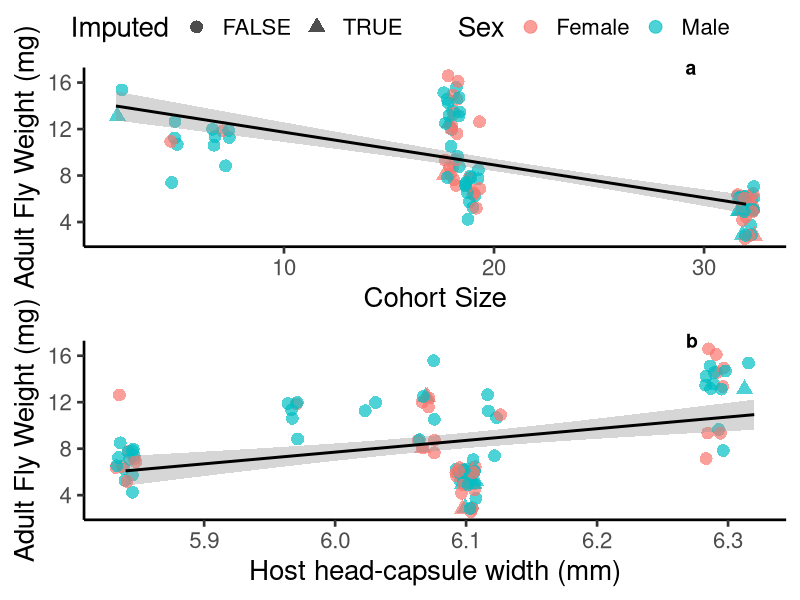
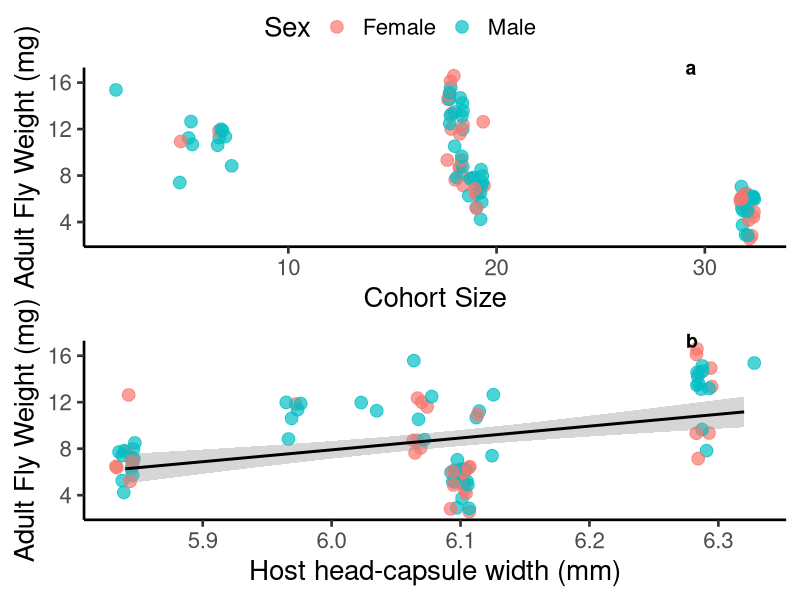

Reproduce these figures in R, in order. (Note: this script raises an error after producing the figures.)
#Script for Building cohort and size figures and analysis
#Keaton Wilson
#keatonwilson@me.com
#2018-09-06
#Packages
library(tidyverse)
library(caret)
library(VIM)
library(ggpubr)
library(car)
library(nlme)
library(lme4)

#Importing the master data file
tach_master = read_csv(file = "Data/TachDataFull.csv")

#Cleaning up a bit
tach_master = tach_master %>%
  select(-SiblingNumber, -NutritionIndex)
tach_master$Sex = factor(tach_master$Sex)

#First steps: 1. Let's get sibling numbers for each group so we can calculate the nutritional index.
siblings = tach_master %>%
  group_by(CaterpillarID) %>%
  summarize(sib_number = max(FlyID))

#left_Join this
tach_master = tach_master %>%
  left_join(siblings)

#Generating a Nutritional Index that is the head capsule width divided by the number of siblings in a cohort
tach_master = tach_master %>%
  mutate(nut_index = HeadCapsuleWidth/sib_number)

#Let's impute missing values with a weighted mean
tach_master_impute = as.tibble(kNN(tach_master, variable = colnames(tach_master[8:13]), numFun = "weightedMean"))
tach_master_impute$FlyWeight = as.numeric(tach_master_impute$FlyWeight)

#Number of imputations
tach_master_impute %>%
  select(UniqueFlyID, FlyWeight_imp:LegsWeight_imp) %>%
  summarize(sum_fw = sum(FlyWeight_imp),
            sum_hw = sum(HeadWeight_imp),
            sum_thw = sum(ThoraxWeight_imp),
            sum_abw = sum(AbWeight_imp),
            sum_ww = sum(WingWeight_imp),
            sum_lw = sum(LegsWeight_imp))

#Total observations 
tach_master_impute %>%
  select(FlyWeight, HeadWeight, ThoraxWeight, AbWeight, WingWeight, LegsWeight) %>%
  summarize(n())


##PLOTS##
#Fly weight as a function of sibling number
Fig.1 = ggplot(tach_master_impute, aes(x = sib_number, y = FlyWeight, color = Sex)) +
  geom_jitter(size = 4, alpha = 0.7, aes(shape = FlyWeight_imp)) +
  theme_classic(base_size = 20) +
  geom_smooth(method = "lm", aes(group = 1), color = "black") +
  xlab("Cohort Size") +
  ylab("Adult Fly Weight (mg)") +
  scale_color_discrete(labels = c("Female", "Male")) +
  scale_shape_discrete("Imputed")

#ggsave(Fig.1, file = "./output/Fig.1.pdf", device = "pdf", width = 10, height = 8, units = "in")

#Summary table
tach_master_impute %>%
  group_by(CaterpillarID) %>%
  summarize(sib_number = mean(sib_number),
            avg_fly_weight = mean(FlyWeight, na.rm = TRUE), 
            n = n()) %>%
  arrange(desc(sib_number))

#Fly weight as a function of head capsule size
Fig.2 = ggplot(tach_master_impute, aes(x = HeadCapsuleWidth, y = FlyWeight, color = Sex)) +
  geom_jitter(size = 4, alpha = 0.7, aes(shape = FlyWeight_imp)) +
  theme_classic(base_size = 20) +
  geom_smooth(method = "lm", aes(group = 1), color = "black") +
  xlab("Host head-capsule width (mm)") +
  ylab("Adult Fly Weight (mg)") +
  scale_color_discrete(labels = c("Female", "Male")) +
  scale_shape_discrete("Imputed")

fig_2_panel = ggarrange(Fig.1, Fig.2, labels = "auto", label.x = 0.85, common.legend = TRUE, nrow = 2)

ggsave(fig_2_panel, file = "./output/Fig.2.pdf", device = "pdf", width = 8.5, height = 11, units = "in")

#best model seems to be one that includes both cohort size and headcapsule width, additively.
lm0 = lm(FlyWeight ~ sib_number, data = tach_master_impute)
lm1 = lm(FlyWeight ~ sib_number + HeadCapsuleWidth, data = tach_master_impute)
lm2 = lm(FlyWeight ~ sib_number*HeadCapsuleWidth, data = tach_master_impute)
lm3 = lm(FlyWeight ~ sib_number*HeadCapsuleWidth*Sex, data = tach_master_impute)

summary(lm0)
summary(lm1)
summary(lm2)
summary(lm3)

AIC(lm0)
AIC(lm1)
AIC(lm2)
AIC(lm3)

#EVERYTHING IS THE SAME AS ABOVE EXCEPT NO IMPUTATION
tach_master = tach_master %>%
  mutate(FlyWeight = as.numeric(FlyWeight))

#Fly weight as a function of sibling number
Fig.1 = ggplot(tach_master, aes(x = sib_number, y = FlyWeight, color = Sex)) +
  geom_jitter(size = 4, alpha = 0.7) +
  theme_classic(base_size = 20) +
  xlab("Cohort Size") +
  ylab("Adult Fly Weight (mg)") +
  scale_color_discrete(labels = c("Female", "Male"))

#ggsave(Fig.1, file = "./output/Fig.1.pdf", device = "pdf", width = 10, height = 8, units = "in")

#Summary table
tach_master %>%
  group_by(CaterpillarID) %>%
  summarize(sib_number = mean(sib_number),
            avg_fly_weight = mean(FlyWeight, na.rm = TRUE), 
            n = n()) %>%
  arrange(desc(sib_number))

#Fly weight as a function of head capsule size
Fig.2 = ggplot(tach_master, aes(x = HeadCapsuleWidth, y = FlyWeight, color = Sex)) +
  geom_jitter(size = 4, alpha = 0.7) +
  theme_classic(base_size = 20) +
  geom_smooth(method = "lm", aes(group = 1), color = "black") +
  xlab("Host head-capsule width (mm)") +
  ylab("Adult Fly Weight (mg)") +
  scale_color_discrete(labels = c("Female", "Male"))

fig_2_panel = ggarrange(Fig.1, Fig.2, labels = "auto", label.x = 0.85, common.legend = TRUE, nrow = 2)

ggsave(fig_2_panel, file = "/Users/KeatonWilson/Documents/Writing/Tachinid Development/Figures/Nature Figures/no_impute/Fig2Panel.pdf", device = "pdf", width = 8.5, height = 11, units = "in")

#best model seems to be one that includes both cohort size and headcapsule width, additively.
lm0 = lm(FlyWeight ~ sib_number, data = tach_master)
lm1 = lm(FlyWeight ~ sib_number + HeadCapsuleWidth, data = tach_master)
lm2 = lm(FlyWeight ~ sib_number*HeadCapsuleWidth, data = tach_master)
lm3 = lm(FlyWeight ~ sib_number*HeadCapsuleWidth*Sex, data = tach_master)

summary(lm0)
summary(lm1)
summary(lm2)
summary(lm3)

AIC(lm0)
AIC(lm1)
AIC(lm2)
AIC(lm3)

#Can we do this in an lme context?
library(lme4)
library(car)
library(MASS)
library(lmerTest)

lme_1 =  lmer(FlyWeight ~ sib_number + HeadCapsuleWidth + (1|CaterpillarID), data = tach_master)

#Random slopes and intercepts - this model is actually better based on AIC
lme_1 = lme(FlyWeight ~ sib_number + HeadCapsuleWidth, 
            data = tach_master,
          random = ~1|CaterpillarID, na.action = na.omit)
summary(lme_1)
summary(lme_1)
anova(lme_1, type = 2)

install.packages('effects')
library(effects)
newdat <- expand.grid(sib_number=c(min(tach_master$sib_number),
                                   max(tach_master$sib_number)),
                      HeadCapsuleWidth=c(min(tach_master$HeadCapsuleWidth),
                                         max(tach_master$HeadCapsuleWidth)))
plot(predictorEffect("sib_number", lme_1))
plot(predictorEffect("HeadCapsuleWidth", lme_1))


pred1df = data.frame(pred = predictorEffect("sib_number", lme_1))

tach_master %>%
  dplyr::select(CaterpillarID, Sex, HeadCapsuleWidth, FlyWeight, sib_number) %>%
  drop_na() %>%
ggplot(aes(x=sib_number, y=FlyWeight)) +
  geom_jitter(aes(color = Sex)) +
  geom_line(data = pred1df, aes(x = pred.sib_number, y = pred.fit)) +
  geom_ribbon(data = pred1df, aes(x = pred.sib_number, ymin = pred.lower, ymax = pred.upper))

#Residual plot
tach_master_no_na = tach_master %>%
  filter(!is.na(FlyWeight) & !is.na(HeadCapsuleWidth))

lm_resid = lm(FlyWeight ~ HeadCapsuleWidth, data = tach_master_no_na)

tach_master_no_na %>%
  mutate(resid = residuals(lm_resid)) %>%
  ggplot(aes(x = resid, y = FlyWeight)) +
  geom_point() +
  geom_smooth(method = "lm") +
  theme_classic()

#Checking average differences between males and females #IMPUTED
tach_master_impute %>%
  group_by(Sex) %>%
  summarize(avg_weight = mean(FlyWeight, na.rm = TRUE),
            sd = sd(FlyWeight, na.rm = TRUE),
            n = n())

lm.sex = lm(FlyWeight ~ Sex, data = tach_master_impute)
summary(lm.sex)

#Checking average differences between males and females #NON-IMPUTED
tach_master %>%
  group_by(Sex) %>%
  summarize(avg_weight = mean(FlyWeight, na.rm = TRUE),
            sd = sd(FlyWeight, na.rm = TRUE),
            ci = confint(FlyWeight, na.rm = TRUE),
            n = n())

lm.sex = lm(FlyWeight ~ Sex, data = tach_master)
summary(lm.sex)

tach_master_impute %>%
  filter(!is.na(FlyWeight)) %>%
  mutate(residuals = lm0$residuals) %>%
  ggplot(aes(x = residuals, y = HeadCapsuleWidth)) +
  geom_point() +
  geom_smooth(method = "lm") +
  theme_classic()

#Also interesting to note how sex doesn't come into play here... it makes the model worse. Indicating that this relationship isn't
#different among the sexes

#Also need to show that there is a positive correlation between head-capsule width and weight @ wander
#Read in bigger data set

head_cap_wander = read_csv(file = "Data/Parasitized Caterpillar Data.csv")

head_cap_wander %>%
  filter(is.na(Parasitized)) %>%
  filter(HeadCapsuleWidth > 5) %>%
ggplot(aes(x = HeadCapsuleWidth, y = WanderWeight)) +
  geom_jitter(size = 3, alpha = 0.6) +
  theme_classic() +
  geom_smooth(method = "lm") +
  xlab("Head Capsule Width (mm)") +
  ylab("Weight at wandering (g)")

d1 = head_cap_wander %>%
  filter(is.na(Parasitized)) %>%
  filter(HeadCapsuleWidth > 5)

lm_test = lm(WanderWeight ~ HeadCapsuleWidth, data = d1)

lm_head_cap = lm(WanderWeight ~ HeadCapsuleWidth, data = head_cap_wander %>%
                   filter(is.na(Parasitized)))
summary(lm_head_cap)

#Not great - but there are a lot of other variables embedded in that - perhaps it's better to use other examples from the literature.


old_data_size = tibble(CaterpillarID = c(3, 6, 7, 14, 18, 19, 23, 24, 25, 26, 34, 37, 38, 40), sib_number = c(13, 8, 47, 50, 12, 5, 30, 17, 26, 31, 30, 22, 30, 35))

cohort_size = bind_rows(old_data_size, siblings)

ggplot(cohort_size, aes(x = sib_number)) +
  geom_histogram(binwidth = 5, aes(y = ..density..)) +
  geom_density() +
  theme_classic()

#Trying stuff out
tach_master

ggplot(tach_master, aes(x = WanderWeight, y = FlyWeight, color = Sex)) +
  geom_point() +
  theme_classic() 
ggplot(tach_master, aes(y = HeadCapsuleWidth, x = WanderWeight)) +
  geom_point() +
  theme_classic()

summary(lm(WanderWeight ~ HeadCapsuleWidth, data = tach_master))

tach_lm = tach_master %>%
  select(WanderWeight, HeadCapsuleWidth) %>%
  drop_na() %>%
  distinct() 

summary(lm(HeadCapsuleWidth ~ WanderWeight, data = tach_lm))
